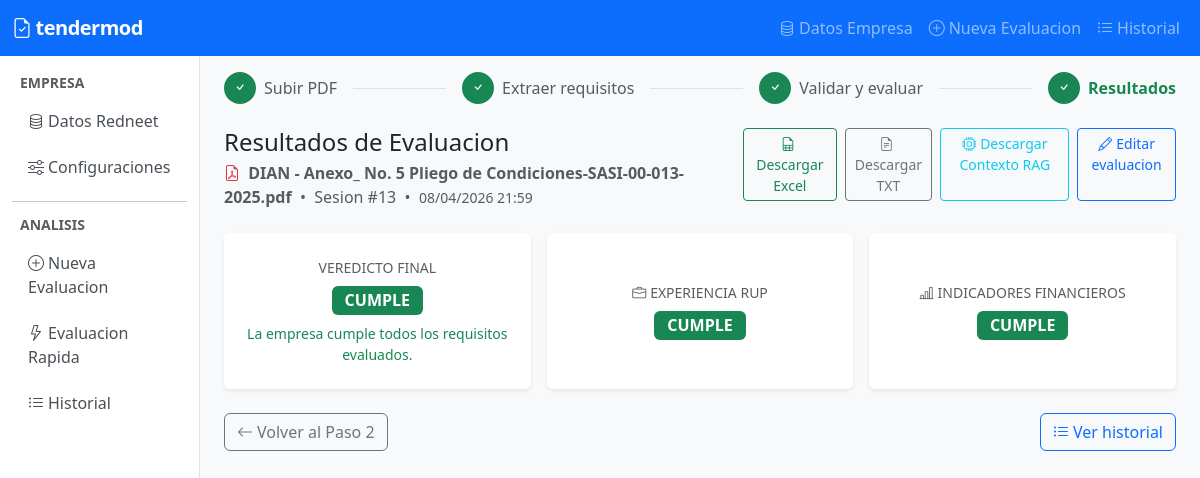
The app's page /analysis/13/results/ with its own data.
### apps/core/models.py (models this page shows, shortened)
class AnalysisSession(models.Model):
    STATUS_CHOICES = [
        ('created', 'Creado'),
        ('ingesting_pdf', 'Ingiriendo PDF'),
        ('pdf_ready', 'PDF listo'),
        ('extracted', 'Requisitos extraidos'),
        ('evaluating', 'Evaluando'),
        ('completed', 'Completado'),
        ('error', 'Error'),
    ]
    status = models.CharField(max_length=20, choices=STATUS_CHOICES, default='created')
    pdf_filename = models.CharField(max_length=255, blank=True)
    experience_requirements_json = models.TextField(blank=True)
    indicators_requirements_json = models.TextField(blank=True)
    general_info_text = models.TextField(blank=True)
    celery_task_id = models.CharField(max_length=255, blank=True)
    created_at = models.DateTimeField(auto_now_add=True)
    updated_at = models.DateTimeField(auto_now=True)
    class Meta:
        ordering = ['-created_at']

### apps/analysis/views.py (the view)
# urls.py: path('<int:pk>/results/', views.analysis_results, name='results'),
def analysis_results(request, pk):
    session = get_object_or_404(AnalysisSession, pk=pk)
    result = None
    exp_result = None
    ind_result = None
    try:
        result = session.result
    except AnalysisResult.DoesNotExist:
        pass
    if result:
        if result.experience_result_json:
            try:
                from tendermod.evaluation.schemas import ExperienceComplianceResult
                exp_result = ExperienceComplianceResult.model_validate_json(result.experience_result_json)
            except Exception as exc:
                logger.error('Error parseando experience_result_json: %s', exc)
        if result.indicators_result_json:
            try:
                from tendermod.evaluation.schemas import IndicatorComplianceResult
                ind_result = IndicatorComplianceResult.model_validate_json(result.indicators_result_json)
            except Exception as exc:
                logger.error('Error parseando indicators_result_json: %s', exc)
    context = {
        'session': session,
        'result': result,
        'exp_result': exp_result,
        'ind_result': ind_result,
    }
    return render(request, 'analysis/results.html', context)

### templates/analysis/results.html (shortened to what this page needs)
{% extends "base.html" %}
{% load static %}
{% load currency_filters %}
{% block content %}
<div class="d-flex align-items-center gap-2 mb-4">
    <span class="step-badge bg-success text-white"><i class="bi bi-check"></i></span>
    <span class="text-muted">Subir PDF</span>
    <div class="flex-grow-1 border-top mx-2"></div>
    <span class="step-badge bg-success text-white"><i class="bi bi-check"></i></span>
    <span class="text-muted">Extraer requisitos</span>
    <div class="flex-grow-1 border-top mx-2"></div>
    <span class="step-badge bg-success text-white"><i class="bi bi-check"></i></span>
    <span class="text-muted">Validar y evaluar</span>
    <div class="flex-grow-1 border-top mx-2"></div>
    <span class="step-badge bg-success text-white"><i class="bi bi-check"></i></span>
    <span class="fw-semibold text-success">Resultados</span>
</div>
<div class="d-flex justify-content-between align-items-start mb-4">
    <div>
        <h4 class="mb-1">Resultados de Evaluacion</h4>
        <p class="text-muted mb-0">
            <i class="bi bi-file-earmark-pdf me-1 text-danger"></i>
            <strong>{{ session.pdf_filename }}</strong>
            &nbsp;&bull;&nbsp; Sesion #{{ session.pk }}
            &nbsp;&bull;&nbsp;
            <span class="text-muted small">{{ session.created_at|date:"d/m/Y H:i" }}</span>
        </p>
    </div>
    <div class="d-flex gap-2">
        <a href="{% url 'analysis:export_excel' pk=session.pk %}" class="btn btn-outline-success btn-sm">
            <i class="bi bi-file-earmark-spreadsheet me-1"></i>Descargar Excel
        </a>
        <a href="{% url 'analysis:export_text' pk=session.pk %}" class="btn btn-outline-secondary btn-sm">
            <i class="bi bi-file-earmark-text me-1"></i>Descargar TXT
        </a>
        <a href="{% url 'analysis:export_context' pk=session.pk %}" class="btn btn-outline-info btn-sm">
            <i class="bi bi-cpu me-1"></i>Descargar Contexto RAG
        </a>
        <a href="{% url 'analysis:step2' pk=session.pk %}" class="btn btn-outline-primary btn-sm">
            <i class="bi bi-pencil me-1"></i>Editar evaluacion
        </a>
    </div>
</div>
{% if not result %}
<div class="alert alert-warning">
    <i class="bi bi-exclamation-triangle me-2"></i>
    Aun no hay resultados para esta sesion.
    <a href="{% url 'analysis:step2' pk=session.pk %}">Lance la evaluacion desde el Paso 2.</a>
</div>
{% else %}
<div class="row g-3 mb-4">
    <div class="col-md-4">
        <div class="card border-0 shadow-sm h-100 text-center">
            <div class="card-body d-flex flex-column align-items-center justify-content-center py-4">
                <p class="text-muted small mb-2">VEREDICTO FINAL</p>
                {% if result.cumple_final is None %}
                    <span class="badge bg-secondary badge-cumple">INDETERMINADO</span>
                    <p class="text-muted small mt-2 mb-0">Faltan evaluaciones.</p>
                {% elif result.cumple_final %}
                    <span class="badge bg-success badge-cumple">CUMPLE</span>
                    <p class="text-success small mt-2 mb-0">La empresa cumple todos los requisitos evaluados.</p>
                {% else %}
                    <span class="badge bg-danger badge-cumple">NO CUMPLE</span>
                    <p class="text-danger small mt-2 mb-0">La empresa no cumple uno o mas requisitos.</p>
                {% endif %}
            </div>
        </div>
    </div>
    <div class="col-md-4">
        <div class="card border-0 shadow-sm h-100 text-center">
            <div class="card-body d-flex flex-column align-items-center justify-content-center py-4">
                <p class="text-muted small mb-2"><i class="bi bi-briefcase me-1"></i>EXPERIENCIA RUP</p>
                {% if result.cumple_experiencia is None %}
                    <span class="badge bg-secondary badge-cumple">Sin evaluar</span>
                {% elif result.cumple_experiencia %}
                    <span class="badge bg-success badge-cumple">CUMPLE</span>
                {% else %}
                    <span class="badge bg-danger badge-cumple">NO CUMPLE</span>
                {% endif %}
            </div>
        </div>
    </div>
    <div class="col-md-4">
        <div class="card border-0 shadow-sm h-100 text-center">
            <div class="card-body d-flex flex-column align-items-center justify-content-center py-4">
                <p class="text-muted small mb-2"><i class="bi bi-bar-chart-line me-1"></i>INDICADORES FINANCIEROS</p>
                {% if result.cumple_indicadores is None %}
                    <span class="badge bg-secondary badge-cumple">Sin evaluar</span>
                {% elif result.cumple_indicadores %}
                    <span class="badge bg-success badge-cumple">CUMPLE</span>
                {% else %}
                    <span class="badge bg-danger badge-cumple">NO CUMPLE</span>
                {% endif %}
            </div>
        </div>
    </div>
</div>
{% endif %}
<div class="d-flex justify-content-between align-items-center mt-2">
    <a href="{% url 'analysis:step2' pk=session.pk %}" class="btn btn-outline-secondary">
        <i class="bi bi-arrow-left me-1"></i>Volver al Paso 2
    </a>
    <a href="{% url 'analysis:list' %}" class="btn btn-outline-primary">
        <i class="bi bi-list-ul me-1"></i>Ver historial
    </a>
</div>
{% endblock %}

### templates/base.html (style rules this page uses)
body { background-color: #f8f9fa; }
.step-badge { width: 2rem; height: 2rem; border-radius: 50%; display: inline-flex; align-items: center; justify-content: center; font-weight: 700; font-size: 0.85rem; }
.badge-cumple { font-size: 1rem; padding: 0.4rem 0.8rem; }

### records on screen
AnalysisSession: pdf_filename "DIAN - Anexo_ No. 5 Pliego de Condiciones-SASI-00-013-2025.pdf", pk "13", created_at "08/04/2026 21:59"
